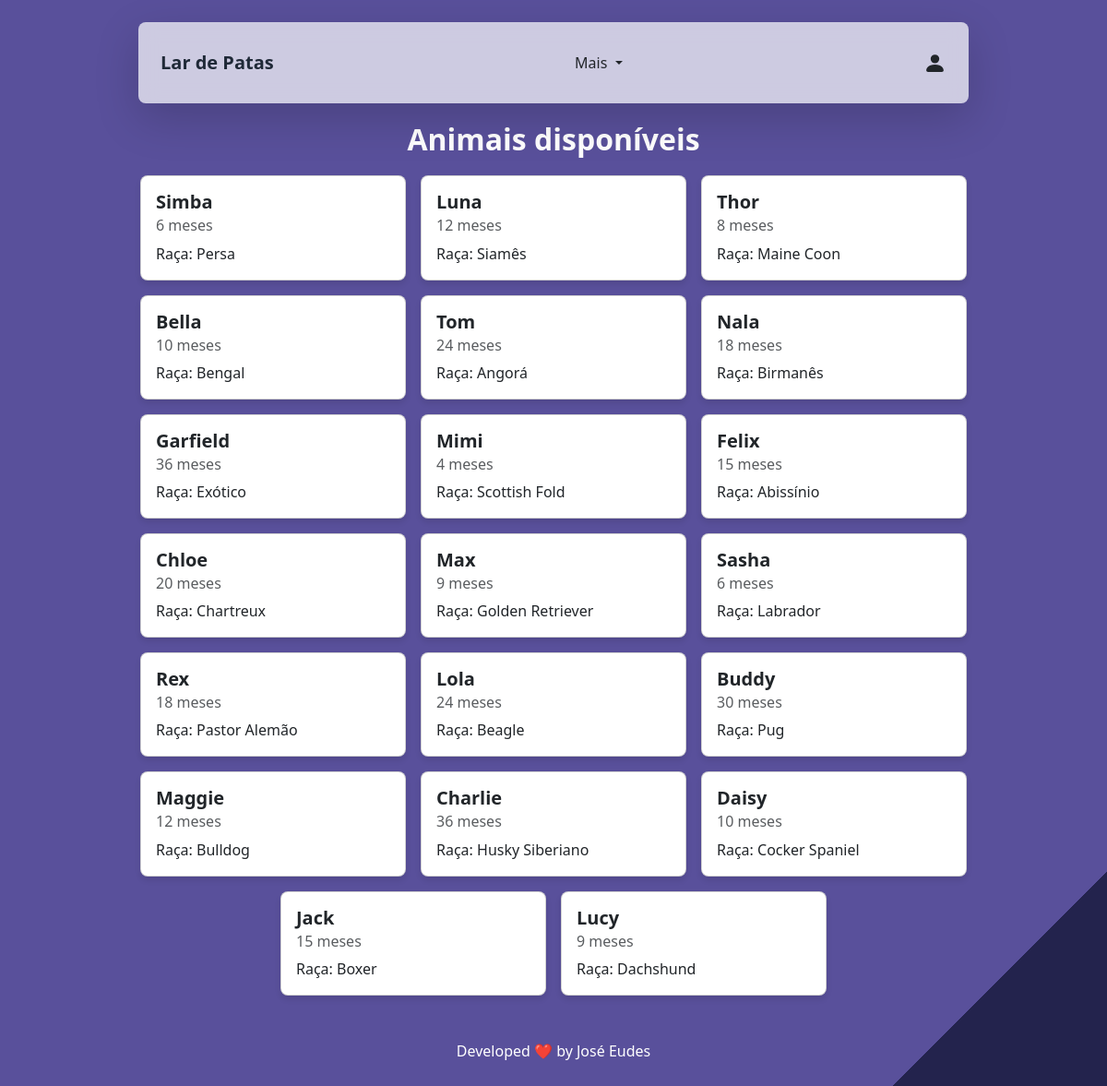
The app's page /animais/ (signed in) with its own data.
### animais/models.py (models this page shows)
class Animal(models.Model):
    nome = models.CharField(max_length=100)
    idade_em_meses = models.IntegerField(validators=[validar_idade_em_meses], default=0 ) # idade em meses do animal
    raca = models.CharField(max_length=100)
    descricao = models.TextField()
    sexo = models.CharField(
        max_length=1,
        choices=[("M", "Macho"), ("F", "Fêmea")],
        default="M",
    )
    especie =  models.ForeignKey (Especie, on_delete=models.CASCADE)

### animais/views.py (the view)
# urls.py: path('animais/', listar_animais, name='listar_animais'),
@login_required
def listar_animais(request):
    animais = Animal.objects.all()
    return render(request, 'listar_animais.html', {'animais': animais})

### animais/templates/listar_animais.html (shortened to what this page needs)
{% extends 'base.html' %}
{% block content %}
{% load static %}
<link href="{% static 'css/styles.css' %}" rel="stylesheet">
 <h2>Animais disponíveis</h2>
 <div class="cards-container">
    {% for animal in animais %}
    <div class="card" onclick="window.location.href='{% url 'detalhes_animal' animal.pk %}';">
        <div class="card-body">
            <h5 class="card-title">{{ animal.nome }}</h5>
            <h6 class="card-subtitle mb-2 text-body-secondary">{{ animal.idade_em_meses }} meses</h6>
            <p class="card-text">Raça: {{ animal.raca }}</p>
        </div>
    </div>
    {% endfor %}
  </div>
{% endblock %}

### animais/templates/base.html (shortened to what this page needs)
<!DOCTYPE html>
<html lang="pt-br">
<head>
    <script src="https://cdn.tailwindcss.com"></script>
    {% load static %}
    <link href="{% static 'css/bootstrap.min.css' %}" rel="stylesheet">
    <link href="{% static 'css/styles.css' %}" rel="stylesheet">
</head>
<body>
        <nav class="blur-nav px-6 py-4 shadow-lg mx-auto mt-4 max-w-4xl rounded-lg shadow-lg px-6 py-4">
            <div class="flex items-center justify-between">
                <h1 class="text-xl font-bold text-gray-800">
                    <a href="{% url 'home' %}" >Lar de Patas</a>
                    </h1>
                <ul class="navbar-nav">
                    <li class="nav-item dropdown">
                        <a class="nav-link dropdown-toggle" role="button" data-bs-toggle="dropdown" aria-expanded="false">
                        Mais
                        </a>
                    </li>
                </ul>
                <ul class="">
                    <li class="dropdown">
                        <a class="nav-link " role="button" data-bs-toggle="dropdown" aria-expanded="false">
                            <svg xmlns="http://www.w3.org/2000/svg" width="25" height="25" fill="currentColor" class="bi bi-person-fill" viewBox="0 0 16 16">
                                <path d="M3 14s-1 0-1-1 1-4 6-4 6 3 6 4-1 1-1 1zm5-6a3 3 0 1 0 0-6 3 3 0 0 0 0 6"/>
                            </svg>
                        </a>
                    </li>
                </ul>
            </div>
        </nav>
        <main>
            {% block content %}{% endblock %}
        </main>
<footer class="max-w-4xl mx-auto mt-12 mb-8 text-center">
    <p class="text-white-600">Developed ❤️ by José Eudes</p>
</footer>
</body>
</html>

### static/css/styles.css (style rules this page uses)
h2 { font-size: 2rem; font-weight: bold; color: #ffffff; text-align: center; margin-bottom: 20px; margin-top: 60px; }
.blur-nav { position: fixed; top: 0; left: 50%; transform: translateX(-50%); max-width: 900px; width: 90%; backdrop-filter: blur(10px); background-color: rgba(255, 255, 255, 0.7); z-index: 50; }
body { padding-top: 4.5rem; background: linear-gradient(135deg, #59509b 90%, #23234d 50%); min-height: 100vh; }
footer { color: white; }
.cards-container { display: flex; flex-wrap: wrap; gap: 16px; justify-content: center; margin: 20px auto; padding: 0 8px; max-width: 1500px; }
.card { width: 18rem; box-shadow: 0 4px 6px rgba(0, 0, 0, 0.1); border-radius: 8px; overflow: hidden; transition: transform 0.3s ease; }
.card-body { padding: 16px; }
.card-title { font-size: 1.25rem; font-weight: bold; }

### records on screen
Animal: nome "Simba", idade_em_meses "6", raca "Persa"
Animal: nome "Luna", idade_em_meses "12", raca "Siamês"
Animal: nome "Thor", idade_em_meses "8", raca "Maine Coon"
Animal: nome "Bella", idade_em_meses "10", raca "Bengal"
Animal: nome "Tom", idade_em_meses "24", raca "Angorá"
Animal: nome "Nala", idade_em_meses "18", raca "Birmanês"
Animal: nome "Garfield", idade_em_meses "36", raca "Exótico"
Animal: nome "Mimi", idade_em_meses "4", raca "Scottish Fold"
Animal: nome "Felix", idade_em_meses "15", raca "Abissínio"
Animal: nome "Chloe", idade_em_meses "20", raca "Chartreux"
Animal: nome "Max", idade_em_meses "9", raca "Golden Retriever"
Animal: nome "Sasha", idade_em_meses "6", raca "Labrador"
Animal: nome "Rex", idade_em_meses "18", raca "Pastor Alemão"
Animal: nome "Lola", idade_em_meses "24", raca "Beagle"
Animal: nome "Buddy", idade_em_meses "30", raca "Pug"
Animal: nome "Maggie", idade_em_meses "12", raca "Bulldog"
Animal: nome "Charlie", idade_em_meses "36", raca "Husky Siberiano"
Animal: nome "Daisy", idade_em_meses "10", raca "Cocker Spaniel"
Animal: nome "Jack", idade_em_meses "15", raca "Boxer"
Animal: nome "Lucy", idade_em_meses "9", raca "Dachshund"
